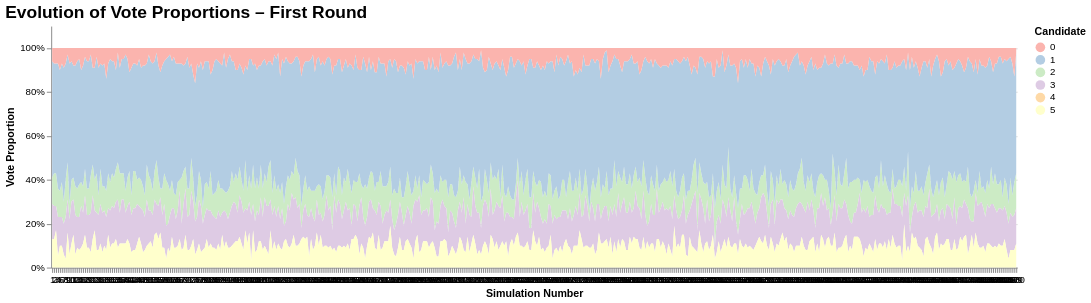

Write notebook code for a chart like this one.
### Code cell
# Convert 'candidate' column to categorical data type
final_df['candidate'] = final_df['candidate'].astype('category')

# Assign a unique numerical identifier to each candidate
final_df['candidate_id'] = final_df['candidate'].cat.codes

# Split the DataFrame into first and second rounds
df_first_round = pd.DataFrame(final_df[final_df['round'] == 'first'])
df_second_round = pd.DataFrame(final_df[final_df['round'] == 'second'])

# Make a copy of the original DataFrame for the first round
df = df_first_round.copy()

# Get sorted list of unique candidate IDs
all_candidates = sorted(df['candidate_id'].unique())

# Define a categorical color scale for consistent color mapping
color_scale = alt.Scale(domain=all_candidates, scheme='pastel1')

# Define interactive highlight on mouseover
highlight = alt.selection(type='single', fields=['candidate_id'], on='mouseover', empty='all')

# Create the area chart for vote proportions in the first round
chart_first = alt.Chart(df[df['round'] == 'first']).mark_area(opacity=0.85).encode(
    x=alt.X('simulation_number:N', title='Simulation Number', axis=alt.Axis(labelAngle=0)),
    y=alt.Y('proportion:Q', stack='center', title='Vote Proportion', axis=alt.Axis(format='.0%')),
    color=alt.Color('candidate_id:N', scale=color_scale, legend=alt.Legend(title='Candidate')),
    opacity=alt.condition(highlight, alt.value(1), alt.value(0.2)),  # Highlight selected candidate
    tooltip=[
        alt.Tooltip('candidate_id:N', title='Candidate'),
        alt.Tooltip('proportion:Q', title='Proportion', format='.1%'),
        alt.Tooltip('simulation_number:N', title='Simulation')
    ]
).add_selection(
    highlight
).properties(
    width=1000,
    height=250,
    title="Evolution of Vote Proportions – First Round"
).configure_axis(
).configure_view(
    stroke=None
).configure_title(
    fontSize=18,
    anchor='start',
    font='Helvetica'
)

# Display the chart
chart_first

### Figure 1 — Vega-Lite specification as saved in the notebook (floating-point values rounded to 4 significant figures; data arrays with more than 128 entries replaced by an {"elided": "..."} marker saying what was removed)
{"config": {"view": {"continuousWidth": 300, "continuousHeight": 300, "stroke": null}, "axis": {}, "title": {"anchor": "start", "font": "Helvetica", "fontSize": 18}}, "data": {"name": "data-6b3601b6b0103f20d3de68c577074369"}, "mark": {"type": "area", "opacity": 0.85}, "encoding": {"color": {"field": "candidate_id", "legend": {"title": "Candidate"}, "scale": {"domain": [0.0, 1.0, 2.0, 3.0, 4.0, 5.0], "scheme": "pastel1"}, "type": "nominal"}, "opacity": {"condition": {"param": "param_1", "value": 1, "empty": true}, "value": 0.2}, "tooltip": [{"field": "candidate_id", "title": "Candidate", "type": "nominal"}, {"field": "proportion", "format": ".1%", "title": "Proportion", "type": "quantitative"}, {"field": "simulation_number", "title": "Simulation", "type": "nominal"}], "x": {"axis": {"labelAngle": 0}, "field": "simulation_number", "title": "Simulation Number", "type": "nominal"}, "y": {"axis": {"format": ".0%"}, "field": "proportion", "stack": "center", "title": "Vote Proportion", "type": "quantitative"}}, "height": 250, "params": [{"name": "param_1", "select": {"type": "point", "fields": ["candidate_id"], "on": "mouseover"}}], "title": "Evolution of Vote Proportions – First Round", "width": 1000, "$schema": "https://vega.github.io/schema/vega-lite/v5.20.1.json", "datasets": {"data-6b3601b6b0103f20d3de68c577074369": {"elided": "3000 records"}}}
